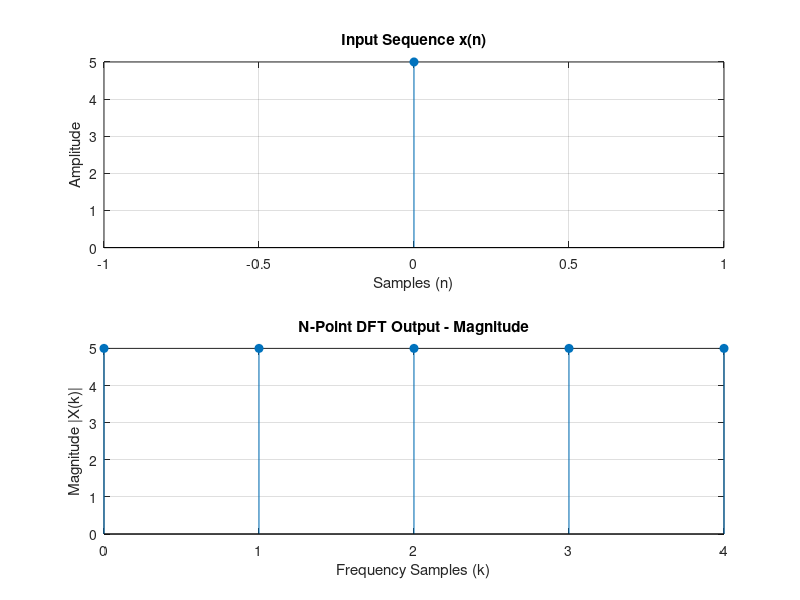

This figure's MATLAB source:

clc; clear all; close all;

% Take inputs from user
x = input('Enter the sequence (e.g., [1 2 3 4]): ');
l = length(x);
n = input('Enter the number of points (DFT length N): ');

% Handle zero-padding or truncation safely
if n > l
    x1 = [x zeros(1, n-l)];
else
    x1 = x(1:n);
end

% Compute N-point DFT
y = zeros(1, n);
for k = 1:n
    for j = 1:n
        y(k) = y(k) + x1(j) * exp(-2*pi*1i*(k-1)*(j-1)/n);
    end
end

% Display complex DFT values in Command Window
disp('DFT Output (y):');
disp(y);

% Plotting Input and Magnitude Response
figure;
subplot(2,1,1);
stem(0:l-1, x, 'filled');
xlabel('Samples (n)');
ylabel('Amplitude');
title('Input Sequence x(n)');
grid on;

subplot(2,1,2);
stem(0:n-1, abs(y), 'filled');
xlabel('Frequency Samples (k)');
ylabel('Magnitude |X(k)|');
title('N-Point DFT Output - Magnitude');
grid on;
drawnow;
shg;
waitfor(gcf);
